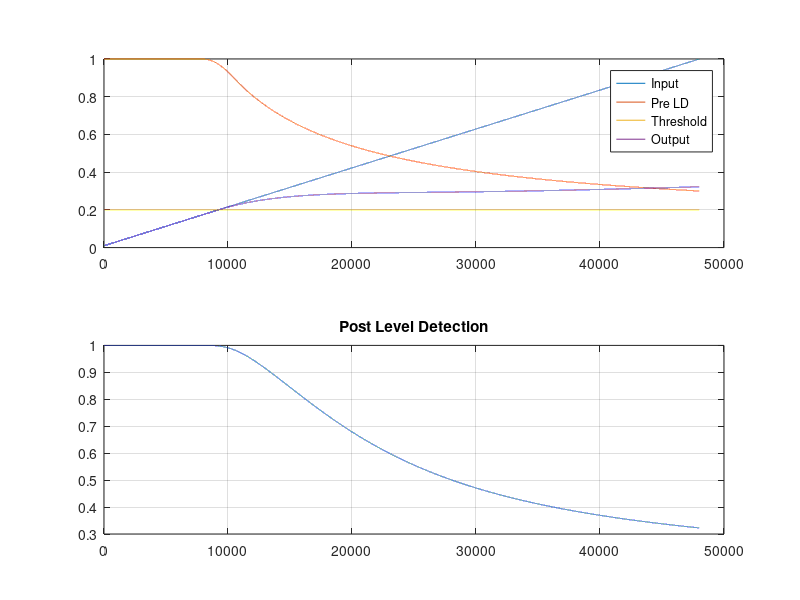

Reproduce this figure in MATLAB.
clear vars
clc
close all
input = linspace(0.01,1,48e3);%[linspace(50,30,15),linspace(30,55,15)];
in_abs = abs(input);
buffer = zeros(1,length(input));
post_ld_buffer = zeros(1,length(input));
threshold = .2;
knee_width = .05;
ratio = 8;
attack = 0.01;
release = 0.1;
fs = 48e3;
post_level_det = 1;

% Gain Computer
for i = 1: length(input);
    if 2*(in_abs(i) - threshold) < -1 * knee_width
        buffer(i) = in_abs(i);
        disp([num2str(i), ': Links']);
    elseif 2 * abs(in_abs(i) - threshold) <= knee_width
        buffer(i) = in_abs(i) + ((1 / ratio - 1) *(in_abs(i) - threshold...
            + knee_width / 2)^2 )/ (2 * knee_width);
        disp([num2str(i), ': Knie']);
    else
        buffer(i) = threshold + (in_abs(i) - threshold) / ratio;
        disp([num2str(i), ': Rechts']);
    end
end

pre_level_det = buffer ./ in_abs;
% Zero Crossing gibt NaN

a_attack = exp(-1/(attack*fs));
a_release = exp(-1/(release*fs));

%Level Detector
for i = 1: length(pre_level_det)
    if pre_level_det(i) > post_level_det
        post_ld_buffer(i) = (a_attack*post_level_det)+((1-a_attack)*...
            pre_level_det(i));
        post_level_det = post_ld_buffer(i);
        disp([num2str(i), ': Attack'])
    else
        post_ld_buffer(i) = (a_release*post_level_det)+((1-a_release)*...
            pre_level_det(i));
        post_level_det = post_ld_buffer(i);
        disp([num2str(i), ': Release'])
    end
end

output = post_ld_buffer.*input;

figure(1)
subplot(2,1,1)
plot(input);
hold on
plot(pre_level_det);
%plot(post_ld_buffer,'-*');
plot(ones(1,length(input))*threshold);
plot(output);
grid on
hold off
legend('Input','Pre LD','Threshold','Output');

subplot(2,1,2)
plot(post_ld_buffer);
title('Post Level Detection');
grid on


